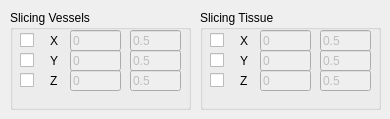
        <widget class="QWidget" name="tab_7">
         <attribute name="title">
          <string>Slicing</string>
         </attribute>
         <widget class="QGroupBox" name="visiblePhases_5">
          <property name="geometry">
           <rect>
            <x>200</x>
            <y>10</y>
            <width>181</width>
            <height>100</height>
           </rect>
          </property>
          <property name="sizePolicy">
           <sizepolicy hsizetype="MinimumExpanding" vsizetype="Minimum">
            <horstretch>0</horstretch>
            <verstretch>91</verstretch>
           </sizepolicy>
          </property>
          <property name="minimumSize">
           <size>
            <width>100</width>
            <height>100</height>
           </size>
          </property>
          <property name="title">
           <string>Slicing Tissue</string>
          </property>
          <property name="flat">
           <bool>true</bool>
          </property>
          <property name="checkable">
           <bool>false</bool>
          </property>
          <property name="checked">
           <bool>false</bool>
          </property>
          <widget class="QCheckBox" name="xCutCheckBox_2">
           <property name="geometry">
            <rect>
             <x>10</x>
             <y>20</y>
             <width>21</width>
             <height>21</height>
            </rect>
           </property>
           <property name="text">
            <string/>
           </property>
          </widget>
          <widget class="QCheckBox" name="yCutCheckBox_2">
           <property name="geometry">
            <rect>
             <x>10</x>
             <y>40</y>
             <width>21</width>
             <height>21</height>
            </rect>
           </property>
           <property name="text">
            <string/>
           </property>
          </widget>
          <widget class="QCheckBox" name="zCutCheckBox_2">
           <property name="geometry">
            <rect>
             <x>10</x>
             <y>60</y>
             <width>21</width>
             <height>21</height>
            </rect>
           </property>
           <property name="text">
            <string/>
           </property>
          </widget>
          <widget class="QLineEdit" name="zCutSpinBox_2">
           <property name="enabled">
            <bool>false</bool>
           </property>
           <property name="geometry">
            <rect>
             <x>60</x>
             <y>60</y>
             <width>51</width>
             <height>21</height>
            </rect>
           </property>
           <property name="text">
            <string>0</string>
           </property>
           <property name="placeholderText">
            <string>m/s</string>
           </property>
          </widget>
          <widget class="QLabel" name="label_64">
           <property name="geometry">
            <rect>
             <x>40</x>
             <y>40</y>
             <width>21</width>
             <height>21</height>
            </rect>
           </property>
           <property name="text">
            <string>Y</string>
           </property>
          </widget>
          <widget class="QLineEdit" name="xCutSpinBox_2_Max">
           <property name="enabled">
            <bool>false</bool>
           </property>
           <property name="geometry">
            <rect>
             <x>120</x>
             <y>20</y>
             <width>51</width>
             <height>21</height>
            </rect>
           </property>
           <property name="text">
            <string>0.5</string>
           </property>
           <property name="placeholderText">
            <string>m/s</string>
           </property>
          </widget>
          <widget class="QLineEdit" name="xCutSpinBox_2">
           <property name="enabled">
            <bool>false</bool>
           </property>
           <property name="geometry">
            <rect>
             <x>60</x>
             <y>20</y>
             <width>51</width>
             <height>21</height>
            </rect>
           </property>
           <property name="text">
            <string>0</string>
           </property>
           <property name="placeholderText">
            <string>m/s</string>
           </property>
          </widget>
          <widget class="QLabel" name="label_65">
           <property name="geometry">
            <rect>
             <x>40</x>
             <y>20</y>
             <width>21</width>
             <height>21</height>
            </rect>
           </property>
           <property name="text">
            <string>X</string>
           </property>
          </widget>
          <widget class="QLabel" name="label_66">
           <property name="geometry">
            <rect>
             <x>40</x>
             <y>60</y>
             <width>21</width>
             <height>21</height>
            </rect>
           </property>
           <property name="text">
            <string>Z</string>
           </property>
          </widget>
          <widget class="QLineEdit" name="yCutSpinBox_2_Max">
           <property name="enabled">
            <bool>false</bool>
           </property>
           <property name="geometry">
            <rect>
             <x>120</x>
             <y>40</y>
             <width>51</width>
             <height>21</height>
            </rect>
           </property>
           <property name="text">
            <string>0.5</string>
           </property>
           <property name="placeholderText">
            <string>m/s</string>
           </property>
          </widget>
          <widget class="QLineEdit" name="yCutSpinBox_2">
           <property name="enabled">
            <bool>false</bool>
           </property>
           <property name="geometry">
            <rect>
             <x>60</x>
             <y>40</y>
             <width>51</width>
             <height>21</height>
            </rect>
           </property>
           <property name="text">
            <string>0</string>
           </property>
           <property name="placeholderText">
            <string>m/s</string>
           </property>
          </widget>
          <widget class="QLineEdit" name="zCutSpinBox_2_Max">
           <property name="enabled">
            <bool>false</bool>
           </property>
           <property name="geometry">
            <rect>
             <x>120</x>
             <y>60</y>
             <width>51</width>
             <height>21</height>
            </rect>
           </property>
           <property name="text">
            <string>0.5</string>
           </property>
           <property name="placeholderText">
            <string>m/s</string>
           </property>
          </widget>
         </widget>
         <widget class="QGroupBox" name="visiblePhases_4">
          <property name="geometry">
           <rect>
            <x>10</x>
            <y>10</y>
            <width>181</width>
            <height>100</height>
           </rect>
          </property>
          <property name="sizePolicy">
           <sizepolicy hsizetype="MinimumExpanding" vsizetype="Minimum">
            <horstretch>0</horstretch>
            <verstretch>91</verstretch>
           </sizepolicy>
          </property>
          <property name="minimumSize">
           <size>
            <width>100</width>
            <height>100</height>
           </size>
          </property>
          <property name="title">
           <string>Slicing Vessels</string>
          </property>
          <property name="flat">
           <bool>true</bool>
          </property>
          <property name="checkable">
           <bool>false</bool>
          </property>
          <property name="checked">
           <bool>false</bool>
          </property>
          <widget class="QCheckBox" name="xCutCheckBox">
           <property name="geometry">
            <rect>
             <x>10</x>
             <y>20</y>
             <width>21</width>
             <height>21</height>
            </rect>
           </property>
           <property name="text">
            <string/>
           </property>
          </widget>
          <widget class="QCheckBox" name="yCutCheckBox">
           <property name="geometry">
            <rect>
             <x>10</x>
             <y>40</y>
             <width>21</width>
             <height>21</height>
            </rect>
           </property>
           <property name="text">
            <string/>
           </property>
          </widget>
          <widget class="QCheckBox" name="zCutCheckBox">
           <property name="geometry">
            <rect>
             <x>10</x>
             <y>60</y>
             <width>21</width>
             <height>21</height>
            </rect>
           </property>
           <property name="text">
            <string/>
           </property>
          </widget>
          <widget class="QLineEdit" name="xCutSpinBox">
           <property name="enabled">
            <bool>false</bool>
           </property>
           <property name="geometry">
            <rect>
             <x>60</x>
             <y>20</y>
             <width>51</width>
             <height>21</height>
            </rect>
           </property>
           <property name="text">
            <string>0</string>
           </property>
           <property name="placeholderText">
            <string>m/s</string>
           </property>
          </widget>
          <widget class="QLineEdit" name="xCutSpinBox_Max">
           <property name="enabled">
            <bool>false</bool>
           </property>
           <property name="geometry">
            <rect>
             <x>120</x>
             <y>20</y>
             <width>51</width>
             <height>21</height>
            </rect>
           </property>
           <property name="text">
            <string>0.5</string>
           </property>
           <property name="placeholderText">
            <string>m/s</string>
           </property>
          </widget>
          <widget class="QLineEdit" name="yCutSpinBox_Max">
           <property name="enabled">
            <bool>false</bool>
           </property>
           <property name="geometry">
            <rect>
             <x>120</x>
             <y>40</y>
             <width>51</width>
             <height>21</height>
            </rect>
           </property>
           <property name="text">
            <string>0.5</string>
           </property>
           <property name="placeholderText">
            <string>m/s</string>
           </property>
          </widget>
          <widget class="QLineEdit" name="yCutSpinBox">
           <property name="enabled">
            <bool>false</bool>
           </property>
           <property name="geometry">
            <rect>
             <x>60</x>
             <y>40</y>
             <width>51</width>
             <height>21</height>
            </rect>
           </property>
           <property name="text">
            <string>0</string>
           </property>
           <property name="placeholderText">
            <string>m/s</string>
           </property>
          </widget>
          <widget class="QLineEdit" name="zCutSpinBox_Max">
           <property name="enabled">
            <bool>false</bool>
           </property>
           <property name="geometry">
            <rect>
             <x>120</x>
             <y>60</y>
             <width>51</width>
             <height>21</height>
            </rect>
           </property>
           <property name="text">
            <string>0.5</string>
           </property>
           <property name="placeholderText">
            <string>m/s</string>
           </property>
          </widget>
          <widget class="QLineEdit" name="zCutSpinBox">
           <property name="enabled">
            <bool>false</bool>
           </property>
           <property name="geometry">
            <rect>
             <x>60</x>
             <y>60</y>
             <width>51</width>
             <height>21</height>
            </rect>
           </property>
           <property name="text">
            <string>0</string>
           </property>
           <property name="placeholderText">
            <string>m/s</string>
           </property>
          </widget>
          <widget class="QLabel" name="label_61">
           <property name="geometry">
            <rect>
             <x>40</x>
             <y>20</y>
             <width>21</width>
             <height>21</height>
            </rect>
           </property>
           <property name="text">
            <string>X</string>
           </property>
          </widget>
          <widget class="QLabel" name="label_62">
           <property name="geometry">
            <rect>
             <x>40</x>
             <y>40</y>
             <width>21</width>
             <height>21</height>
            </rect>
           </property>
           <property name="text">
            <string>Y</string>
           </property>
          </widget>
          <widget class="QLabel" name="label_63">
           <property name="geometry">
            <rect>
             <x>40</x>
             <y>60</y>
             <width>21</width>
             <height>21</height>
            </rect>
           </property>
           <property name="text">
            <string>Z</string>
           </property>
          </widget>
         </widget>
        </widget>
